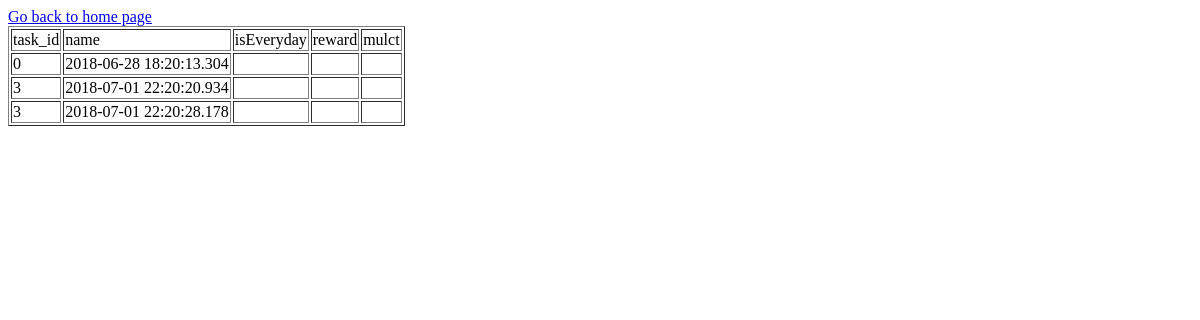
Before: /history with the older database file.
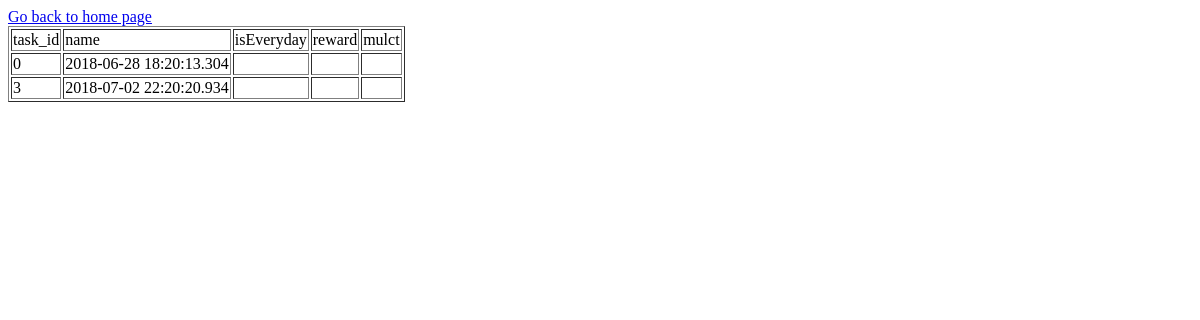
After: the same page with the newer database file.
### tables this page shows
CREATE TABLE done_tasks_history
             (task_id integer, date text);

### main.py (the view)
@app.route("/history")
def doneTasksHistory():
	titles = ["task_id", "date"]
	rows = TasksDB.getDoneTasksHistory()
	return render_template("list.html", rows=rows, titles=titles)

### TasksSqliteDB_class.py (called while the page is built)
	def getDoneTasksHistory(self):
		self.cursor.execute('SELECT * FROM done_tasks_history')
		return self.cursor.fetchall()

### templates/list.html
<!doctype html>
<html>
	<body>
		<a href = "/">Go back to home page</a>
		<table border = 1>
			<thead>
				<td>task_id</td>
				<td>name</td>
				<td>isEveryday</td>
				<td>reward</td>
				<td>mulct</td>
			</thead>
			{% for row in rows %}
				<tr>
				<td>{{row[0]}}</td>
				<td>{{row[1]}}</td>
				<td>{{row[2]}}</td>
				<td>{{row[3]}}</td>
				<td>{{row[4]}}</td>
				</tr>
			{% endfor %}
		</table>
	</body>
</html>

Changed rows visible on the page:
removed done_tasks_history: task "3", date "2018-07-01 22:20:28.178"
changed done_tasks_history (number 2 of 2 on the later page): date "2018-07-01 22:20:20.934" → "2018-07-02 22:20:20.934"
